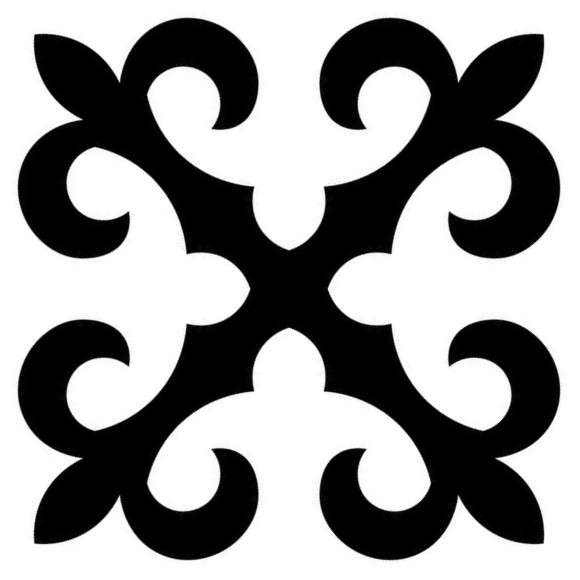
#> input picture old/ornam.jpg, 580 x 580 px
$ python main.py ornam.jpg out.png
#> lines starting #> are read from the running program, lines starting #| are printed output that depends on the picture; after the words box and inside, x2 and y2 are one past the last pixel; in counts of white or black regions, pixels touching at a corner belong together
### old/posterize.py
"""Image posterization via K-means color quantization."""

import cv2
import numpy as np


def posterize(image: np.ndarray, num_colors: int = 4) -> tuple[np.ndarray, np.ndarray]:
    """Reduce an image to a limited color palette using K-means clustering.

    Args:
        image: Input BGR image (H, W, 3).
        num_colors: Number of colors in the output palette.

    Returns:
        posterized: Image with reduced colors (H, W, 3).
        palette: Array of shape (num_colors, 3) with the BGR palette colors.
    """
    h, w, c = image.shape
    pixels = image.reshape(-1, 3).astype(np.float32)

    criteria = (cv2.TERM_CRITERIA_EPS + cv2.TERM_CRITERIA_MAX_ITER, 200, 0.1)
    _, labels, centers = cv2.kmeans(
        pixels, num_colors, None, criteria, 10, cv2.KMEANS_PP_CENTERS
    )

    centers = np.uint8(centers)
    posterized = centers[labels.flatten()].reshape(h, w, 3)

    return posterized, centers

### old/triangle_tree.py
"""Binary triangle tree — recursive 45-45-90 subdivision of an image.

Geometry refresher:
    A 45-45-90 right isosceles triangle has a 90-degree angle and two 45-degree
    angles.  Splitting from the right-angle vertex to the hypotenuse midpoint
    produces two smaller 45-45-90 triangles whose right angles sit at that midpoint.
"""

from __future__ import annotations
from dataclasses import dataclass, field

import cv2
import numpy as np


# ---------------------------------------------------------------------------
# Data structure
# ---------------------------------------------------------------------------

@dataclass
class Triangle:
    """A 45-45-90 triangle defined by three vertices in (x, y) pixel coords.

    Attributes:
        right_angle: Vertex at the 90-degree angle.
        hyp_a:       First endpoint of the hypotenuse (45-degree angle).
        hyp_b:       Second endpoint of the hypotenuse (45-degree angle).
        depth:       Current recursion depth.
        dominant_color: BGR tuple of the most frequent color (set for leaves).
        children:    Two child triangles if subdivided, empty list if leaf.
    """
    right_angle: tuple[float, float]
    hyp_a: tuple[float, float]
    hyp_b: tuple[float, float]
    depth: int = 0
    dominant_color: tuple[int, ...] | None = None
    children: list[Triangle] = field(default_factory=list)

    @property
    def vertices(self) -> list[tuple[float, float]]:
        return [self.right_angle, self.hyp_a, self.hyp_b]

    @property
    def is_leaf(self) -> bool:
        return len(self.children) == 0


# ---------------------------------------------------------------------------
# Subdivision
# ---------------------------------------------------------------------------

def subdivide(tri: Triangle) -> tuple[Triangle, Triangle]:
    """Split a 45-45-90 triangle into two children.

    The cut goes from *right_angle* to the midpoint of the hypotenuse.
    Both children have their right angle at that midpoint.
    """
    mid = (
        (tri.hyp_a[0] + tri.hyp_b[0]) / 2,
        (tri.hyp_a[1] + tri.hyp_b[1]) / 2,
    )
    child1 = Triangle(
        right_angle=mid,
        hyp_a=tri.right_angle,
        hyp_b=tri.hyp_a,
        depth=tri.depth + 1,
    )
    child2 = Triangle(
        right_angle=mid,
        hyp_a=tri.right_angle,
        hyp_b=tri.hyp_b,
        depth=tri.depth + 1,
    )
    return child1, child2


# ---------------------------------------------------------------------------
# Color analysis
# ---------------------------------------------------------------------------

def _dominant_color(image: np.ndarray, tri: Triangle) -> tuple[tuple[int, ...], float]:
    """Find the most frequent color and its ratio inside a triangle.

    Returns:
        color: BGR tuple of the most common color.
        ratio: Fraction of pixels with that color (0.0 – 1.0).
    """
    h, w = image.shape[:2]

    # Rasterise the triangle into a mask
    pts = np.array(tri.vertices, dtype=np.int32).reshape((-1, 1, 2))
    mask = np.zeros((h, w), dtype=np.uint8)
    cv2.fillPoly(mask, [pts], 255)

    ys, xs = np.where(mask > 0)
    if len(ys) == 0:
        return (0, 0, 0), 1.0

    # Encode each BGR pixel as a single int for fast counting
    colors = image[ys, xs]
    encoded = (
        colors[:, 0].astype(np.int64) * 65536
        + colors[:, 1].astype(np.int64) * 256
        + colors[:, 2].astype(np.int64)
    )
    unique_codes, counts = np.unique(encoded, return_counts=True)

    best_idx = np.argmax(counts)
    best_code = int(unique_codes[best_idx])
    ratio = counts[best_idx] / len(ys)

    b = best_code >> 16
    g = (best_code >> 8) & 0xFF
    r = best_code & 0xFF
    return (b, g, r), ratio


# ---------------------------------------------------------------------------
# Tree construction
# ---------------------------------------------------------------------------

def build_tree(
    image: np.ndarray,
    tri: Triangle,
    max_depth: int,
    threshold: float,
    min_depth: int = 0,
) -> Triangle:
    """Recursively subdivide *tri* until the region is uniform enough.

    Stops when:
        - depth >= min_depth AND dominant color covers >= *threshold*, **or**
        - *max_depth* is reached.
    """
    color, ratio = _dominant_color(image, tri)

    if tri.depth >= max_depth:
        tri.dominant_color = color
        return tri

    if tri.depth >= min_depth and ratio >= threshold:
        tri.dominant_color = color
        return tri

    c1, c2 = subdivide(tri)
    tri.children = [
        build_tree(image, c1, max_depth, threshold, min_depth),
        build_tree(image, c2, max_depth, threshold, min_depth),
    ]
    return tri


def collect_leaves(tri: Triangle) -> list[Triangle]:
    """Return every leaf node in the tree rooted at *tri*."""
    if tri.is_leaf:
        return [tri]
    leaves: list[Triangle] = []
    for child in tri.children:
        leaves.extend(collect_leaves(child))
    return leaves


# ---------------------------------------------------------------------------
# Initial split
# ---------------------------------------------------------------------------

def make_initial_triangles(size: int) -> list[Triangle]:
    """Split a square image along its diagonal into two 45-45-90 triangles.

    Upper-right half:  right angle at top-right    (size, 0)
    Lower-left half:   right angle at bottom-left  (0, size)
    """
    upper_right = Triangle(
        right_angle=(size, 0),
        hyp_a=(0, 0),
        hyp_b=(size, size),
        depth=0,
    )
    lower_left = Triangle(
        right_angle=(0, size),
        hyp_a=(size, size),
        hyp_b=(0, 0),
        depth=0,
    )
    return [upper_right, lower_left]

### old/renderer.py
"""Render the ornamental pattern onto every leaf triangle."""

import cv2
import numpy as np

from triangle_tree import Triangle


# ---------------------------------------------------------------------------
# Ornament mask
# ---------------------------------------------------------------------------

def load_ornament_mask(path: str) -> tuple[np.ndarray, np.ndarray, np.ndarray]:
    """Load the ornament image and extract triangular binary masks.

    Cuts the upper-right 45-45-90 triangle from the square ornament.
    Returns both the normal mask (ink = 255) and an inverted mask
    (background = 255, ink = 0) — both clipped to the triangle so that
    warping either one keeps border pixels at 0.

    Returns:
        mask:         Binary image (H, W) — 255 where ornament ink exists.
        mask_inv:     Binary image (H, W) — inverted pattern inside the triangle.
        src_triangle: Float32 array (3, 2) of the canonical triangle vertices
                      ordered as [right_angle, hyp_a, hyp_b].
    """
    gray = cv2.imread(path, cv2.IMREAD_GRAYSCALE)
    h, w = gray.shape

    # Ornament is black-on-white → invert so the pattern becomes 255
    _, binary = cv2.threshold(gray, 128, 255, cv2.THRESH_BINARY_INV)

    # Canonical triangle: upper-right half of the square
    #   right angle at (w-1, 0)   — top-right corner
    #   hyp_a      at (0, 0)      — top-left corner
    #   hyp_b      at (w-1, h-1)  — bottom-right corner
    tri_pts = np.array([[w - 1, 0], [0, 0], [w - 1, h - 1]], dtype=np.int32)

    triangle_region = np.zeros_like(binary)
    cv2.fillPoly(triangle_region, [tri_pts], 255)

    mask = cv2.bitwise_and(binary, triangle_region)
    mask_inv = cv2.bitwise_and(cv2.bitwise_not(binary), triangle_region)

    src_triangle = np.array(
        [[w - 1, 0], [0, 0], [w - 1, h - 1]], dtype=np.float32
    )
    return mask, mask_inv, src_triangle


# ---------------------------------------------------------------------------
# Rendering
# ---------------------------------------------------------------------------

def render(
    output: np.ndarray,
    leaves: list[Triangle],
    ornament_mask: np.ndarray,
    ornament_mask_inv: np.ndarray,
    src_triangle: np.ndarray,
) -> np.ndarray:
    """Paint each leaf triangle with the ornament pattern in its dominant color.

    For every leaf the ornament mask is affine-warped to fit the triangle,
    then pixels where the warped mask is active are set to the leaf's color.
    Even-depth triangles use the inverted mask so adjacent edges interlock.

    Args:
        output:            Destination image (H, W, 3), modified in-place.
        leaves:            Leaf Triangle nodes (each with .dominant_color set).
        ornament_mask:     Normal binary mask from :func:`load_ornament_mask`.
        ornament_mask_inv: Inverted binary mask (pre-clipped to triangle).
        src_triangle:      Canonical triangle vertices matching the masks.

    Returns:
        The same *output* array, for convenience.
    """
    h, w = output.shape[:2]

    for leaf in leaves:
        if leaf.dominant_color is None:
            continue

        # Pick normal or inverted mask based on depth parity
        mask = ornament_mask_inv if leaf.depth % 2 == 0 else ornament_mask

        # Map canonical ornament triangle → leaf triangle
        dst_pts = np.array(
            [leaf.right_angle, leaf.hyp_a, leaf.hyp_b], dtype=np.float32
        )
        M = cv2.getAffineTransform(src_triangle, dst_pts)

        warped = cv2.warpAffine(
            mask, M, (w, h),
            flags=cv2.INTER_LINEAR,
            borderMode=cv2.BORDER_CONSTANT,
            borderValue=0,
        )

        # Clip to the leaf polygon (warp can bleed a few pixels outside)
        poly = np.array(leaf.vertices, dtype=np.int32).reshape((-1, 1, 2))
        poly_mask = np.zeros((h, w), dtype=np.uint8)
        cv2.fillPoly(poly_mask, [poly], 255)

        combined = cv2.bitwise_and(warped, poly_mask)

        output[combined > 0] = leaf.dominant_color

    return output


def draw_debug_boundaries(
    image: np.ndarray,
    leaves: list[Triangle],
    color: tuple[int, int, int] = (0, 0, 0),
    thickness: int = 1,
) -> np.ndarray:
    """Draw triangle outlines on *image* for visual debugging."""
    for leaf in leaves:
        pts = np.array(leaf.vertices, dtype=np.int32).reshape((-1, 1, 2))
        cv2.polylines(image, [pts], isClosed=True, color=color, thickness=thickness)
    return image

### old/main.py
"""Convert any image into a Kyrgyz ornamental pattern.

Pipeline:
    1. Load image and pad to square.
    2. Posterize to a small colour palette (K-means).
    3. Build a binary 45-45-90 triangle tree over the posterized image.
    4. Render the ornament mask into each leaf triangle using its dominant colour.
    5. Save the result (and optional debug images).

Usage:
    python main.py <input_image> [output_image]
"""

import os
import sys

import cv2
import numpy as np

from config import (
    BACKGROUND_COLOR,
    HOMOGENEITY_THRESHOLD,
    MAX_DEPTH,
    MIN_DEPTH,
    NUM_COLORS,
    ORNAMENT_FILENAME,
)
from posterize import posterize
from renderer import draw_debug_boundaries, load_ornament_mask, render
from triangle_tree import build_tree, collect_leaves, make_initial_triangles


# ------------------------------------------------------------------
# Helpers
# ------------------------------------------------------------------

def _load_and_square(path: str) -> np.ndarray:
    """Load an image and centre-pad it to a square with white borders."""
    image = cv2.imread(path)
    if image is None:
        raise FileNotFoundError(f"Cannot load image: {path}")

    h, w = image.shape[:2]
    size = max(h, w)

    squared = np.full((size, size, 3), 255, dtype=np.uint8)
    y_off = (size - h) // 2
    x_off = (size - w) // 2
    squared[y_off : y_off + h, x_off : x_off + w] = image
    return squared


def _save_side_by_side(name: str, base: str, image: np.ndarray) -> None:
    root, ext = os.path.splitext(base)
    path = f"{root}_{name}{ext}"
    cv2.imwrite(path, image)
    print(f"  {name:.<20s} {path}")


# ------------------------------------------------------------------
# Main pipeline
# ------------------------------------------------------------------

def main() -> None:
    if len(sys.argv) < 2:
        print("Usage: python main.py <input_image> [output_image]")
        sys.exit(1)

    input_path = sys.argv[1]
    output_path = sys.argv[2] if len(sys.argv) > 2 else "output.png"

    script_dir = os.path.dirname(os.path.abspath(__file__))
    ornament_path = os.path.join(script_dir, ORNAMENT_FILENAME)

    # 1. Load -------------------------------------------------------
    print("[1/4] Loading image ...")
    image = _load_and_square(input_path)
#> in _load_and_square, image is the input picture: shape (580, 580, 3); min 0, max 255, mean 151.3
    size = image.shape[0]
#> size = 580
    print(f"       Square size: {size}x{size}")
#|        Square size: 580x580

    # 2. Posterize --------------------------------------------------
    print(f"[2/4] Posterizing to {NUM_COLORS} colours ...")
    posterized, palette = posterize(image, NUM_COLORS)
#> in posterize, `_, labels, centers = cv2.kmeans( pixels, num_colors, None, criteria, 1..`: centers = [[1.79, 1.79, 1.79], [254.3, 254.3, 254.3], [125.1, 125.1, 125.1]]
#> in posterize, `centers = np.uint8(centers)`: centers = [[1, 1, 1], [254, 254, 254], [125, 125, 125]]
#> palette = [[1, 1, 1], [254, 254, 254], [125, 125, 125]]
    print(f"       Palette (BGR): {palette.tolist()}")
#|        Palette (BGR): [[1, 1, 1], [254, 254, 254], [125, 125, 125]]

    # 3. Build tree -------------------------------------------------
    print(f"[3/4] Building triangle tree  (depth {MIN_DEPTH}-{MAX_DEPTH}, threshold={HOMOGENEITY_THRESHOLD}) ...")
    roots = make_initial_triangles(size)

    all_leaves: list = []
    for root_tri in roots:
        build_tree(posterized, root_tri, MAX_DEPTH, HOMOGENEITY_THRESHOLD, MIN_DEPTH)
        all_leaves.extend(collect_leaves(root_tri))
#> this loop made 2 passes

    print(f"       {len(all_leaves)} leaf triangles")
#|        1156 leaf triangles

    # 4. Render ornament --------------------------------------------
    print("[4/4] Rendering ornamental pattern ...")
    ornament_mask, ornament_mask_inv, src_tri = load_ornament_mask(ornament_path)
#> in load_ornament_mask, `_, binary = cv2.threshold(gray, 128, 255, cv2.THRESH_BINARY_INV)`:
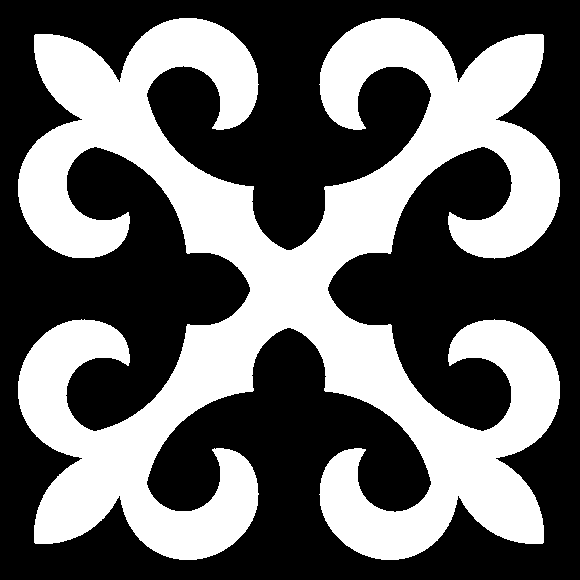
#> binary: shape (580, 580); 40.7% white; 1 white region, box (x1, y1, x2, y2) and area: (18, 18, 560, 560) 136899
#> in load_ornament_mask, `cv2.fillPoly(triangle_region, [tri_pts], 255)`:
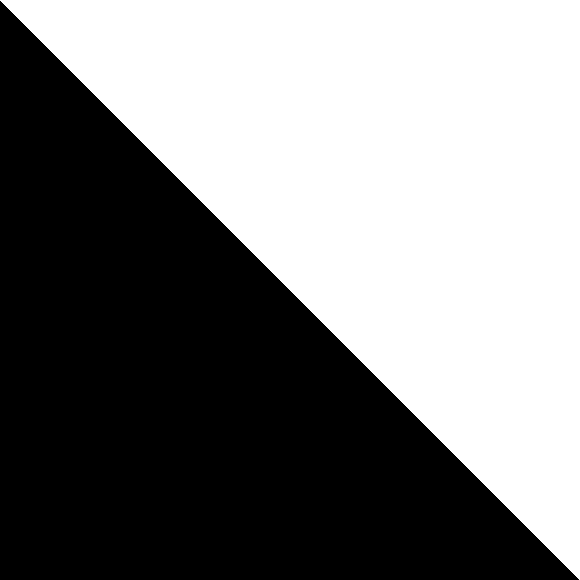
#> triangle_region: shape (580, 580); 50.1% white; 1 black region, box (x1, y1, x2, y2) and area: (0, 1, 579, 580) 167910
#> in load_ornament_mask, `mask = cv2.bitwise_and(binary, triangle_region)`:
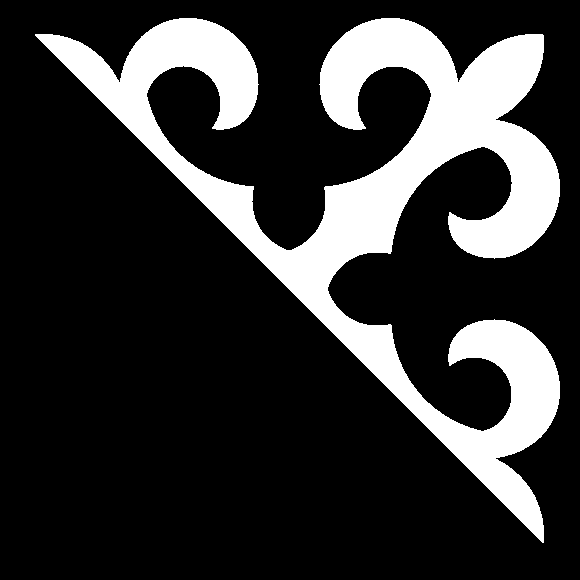
#> mask: shape (580, 580); 20.4% white; 1 white region, box (x1, y1, x2, y2) and area: (35, 18, 560, 543) 68703
#> in load_ornament_mask, `mask_inv = cv2.bitwise_and(cv2.bitwise_not(binary), triangle_region)`:
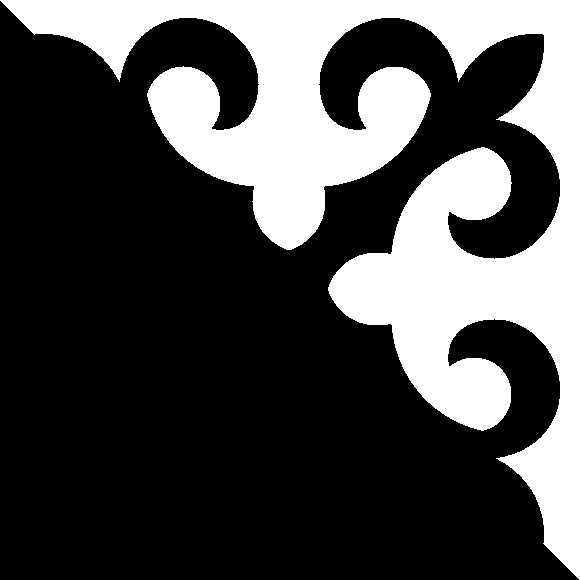
#> mask_inv: shape (580, 580); 29.7% white; 1 white region, box (x1, y1, x2, y2) and area: (0, 0, 580, 580) 99787

    output = np.full((size, size, 3), BACKGROUND_COLOR, dtype=np.uint8)
    render(output, all_leaves, ornament_mask, ornament_mask_inv, src_tri)
#> after the loop in render, `for leaf in leaves:`:
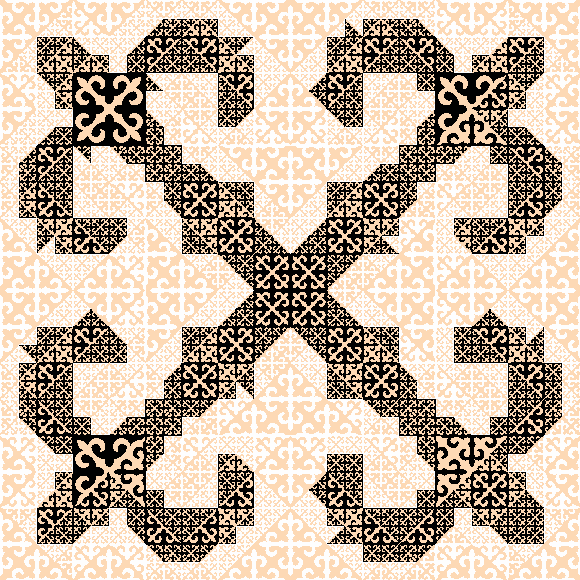
#> output: shape (580, 580, 3); mean of channels 0, 1, 2 160.8, 177.6, 194.5; drawn as B, G, R
#> after the loop in render, `for leaf in leaves:`:
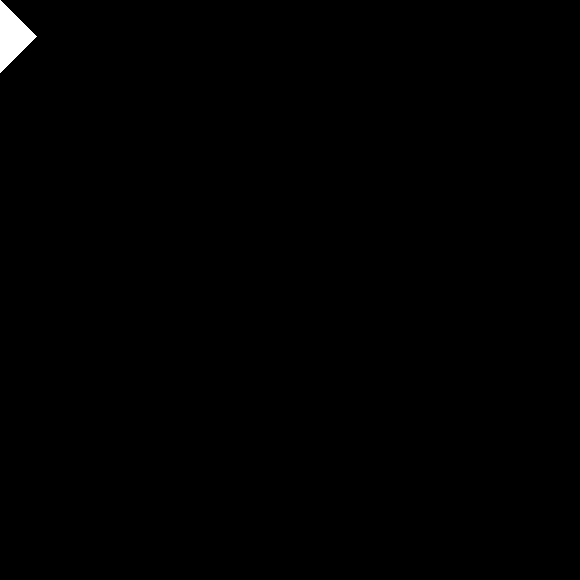
#> poly_mask: shape (580, 580); 0.41% white; 1 white region, box (x1, y1, x2, y2) and area: (0, 0, 37, 73) 1369

    # 5. Save -------------------------------------------------------
    cv2.imwrite(output_path, output)
    print(f"\nSaved:")
    print(f"  {'result':.<20s} {output_path}")

    _save_side_by_side("posterized", output_path, posterized)

    debug = posterized.copy()
    draw_debug_boundaries(debug, all_leaves)
#> after the loop in draw_debug_boundaries, `for leaf in leaves:`:
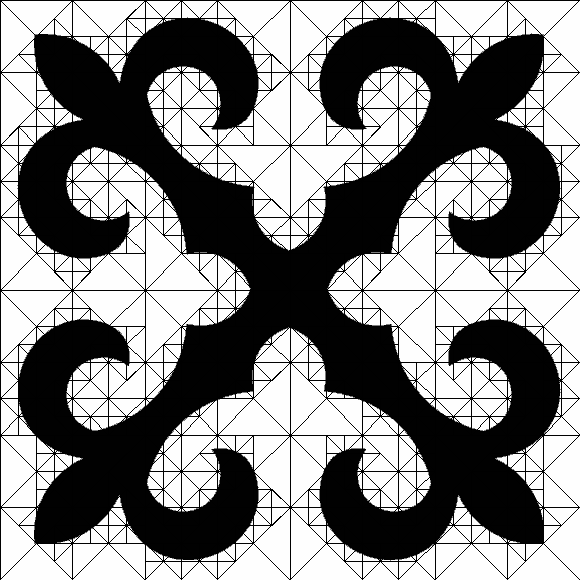
#> image: shape (580, 580, 3); min 0, max 254, mean 135.3
    _save_side_by_side("triangles", output_path, debug)

    print("\nDone.")


if __name__ == "__main__":
    main()
